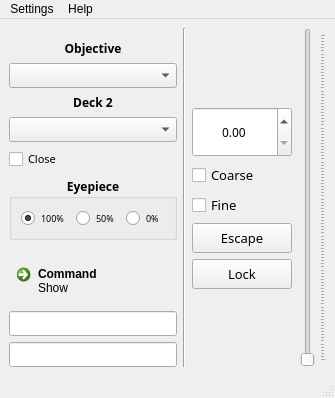
<?xml version="1.0" encoding="UTF-8"?>
<ui version="4.0">
 <class>MainWindow</class>
 <widget class="QMainWindow" name="MainWindow">
  <property name="geometry">
   <rect>
    <x>0</x>
    <y>0</y>
    <width>335</width>
    <height>398</height>
   </rect>
  </property>
  <property name="maximumSize">
   <size>
    <width>525</width>
    <height>600</height>
   </size>
  </property>
  <property name="windowTitle">
   <string>MainWindow</string>
  </property>
  <property name="styleSheet">
   <string notr="true"/>
  </property>
  <widget class="QWidget" name="centralwidget">
   <layout class="QHBoxLayout" name="horizontalLayout_2">
    <item>
     <layout class="QVBoxLayout" name="verticalLayout_4">
      <item>
       <spacer name="verticalSpacer_2">
        <property name="orientation">
         <enum>Qt::Vertical</enum>
        </property>
        <property name="sizeType">
         <enum>QSizePolicy::MinimumExpanding</enum>
        </property>
        <property name="sizeHint" stdset="0">
         <size>
          <width>20</width>
          <height>0</height>
         </size>
        </property>
       </spacer>
      </item>
      <item>
       <widget class="QLabel" name="objLabel">
        <property name="font">
         <font>
          <family>微软雅黑</family>
          <pointsize>9</pointsize>
          <bold>true</bold>
         </font>
        </property>
        <property name="text">
         <string>Objective</string>
        </property>
        <property name="alignment">
         <set>Qt::AlignCenter</set>
        </property>
       </widget>
      </item>
      <item>
       <widget class="QComboBox" name="objSelection">
        <property name="sizePolicy">
         <sizepolicy hsizetype="MinimumExpanding" vsizetype="Fixed">
          <horstretch>0</horstretch>
          <verstretch>0</verstretch>
         </sizepolicy>
        </property>
        <property name="minimumSize">
         <size>
          <width>80</width>
          <height>0</height>
         </size>
        </property>
        <property name="font">
         <font>
          <family>微软雅黑</family>
         </font>
        </property>
       </widget>
      </item>
      <item>
       <widget class="QLabel" name="deckLabel">
        <property name="font">
         <font>
          <family>微软雅黑</family>
          <pointsize>9</pointsize>
          <bold>true</bold>
         </font>
        </property>
        <property name="text">
         <string>Deck 2</string>
        </property>
        <property name="alignment">
         <set>Qt::AlignCenter</set>
        </property>
       </widget>
      </item>
      <item>
       <layout class="QVBoxLayout" name="verticalLayout_3">
        <item>
         <widget class="QComboBox" name="deckSelection">
          <property name="sizePolicy">
           <sizepolicy hsizetype="MinimumExpanding" vsizetype="Fixed">
            <horstretch>0</horstretch>
            <verstretch>0</verstretch>
           </sizepolicy>
          </property>
          <property name="minimumSize">
           <size>
            <width>80</width>
            <height>0</height>
           </size>
          </property>
          <property name="font">
           <font>
            <family>微软雅黑</family>
           </font>
          </property>
         </widget>
        </item>
        <item>
         <layout class="QHBoxLayout" name="horizontalLayout">
          <item>
           <widget class="QCheckBox" name="shutterBox">
            <property name="font">
             <font>
              <family>微软雅黑</family>
              <pointsize>8</pointsize>
             </font>
            </property>
            <property name="text">
             <string>Close</string>
            </property>
           </widget>
          </item>
          <item>
           <spacer name="horizontalSpacer_5">
            <property name="orientation">
             <enum>Qt::Horizontal</enum>
            </property>
            <property name="sizeType">
             <enum>QSizePolicy::MinimumExpanding</enum>
            </property>
            <property name="sizeHint" stdset="0">
             <size>
              <width>0</width>
              <height>20</height>
             </size>
            </property>
           </spacer>
          </item>
         </layout>
        </item>
       </layout>
      </item>
      <item>
       <widget class="QGroupBox" name="eyeBox">
        <property name="enabled">
         <bool>true</bool>
        </property>
        <property name="sizePolicy">
         <sizepolicy hsizetype="Minimum" vsizetype="Fixed">
          <horstretch>0</horstretch>
          <verstretch>0</verstretch>
         </sizepolicy>
        </property>
        <property name="minimumSize">
         <size>
          <width>80</width>
          <height>53</height>
         </size>
        </property>
        <property name="font">
         <font>
          <family>微软雅黑</family>
          <pointsize>9</pointsize>
          <bold>true</bold>
         </font>
        </property>
        <property name="title">
         <string>Eyepiece</string>
        </property>
        <property name="alignment">
         <set>Qt::AlignCenter</set>
        </property>
        <layout class="QHBoxLayout" name="horizontalLayout_3">
         <item>
          <spacer name="horizontalSpacer_2">
           <property name="orientation">
            <enum>Qt::Horizontal</enum>
           </property>
           <property name="sizeType">
            <enum>QSizePolicy::MinimumExpanding</enum>
           </property>
           <property name="sizeHint" stdset="0">
            <size>
             <width>0</width>
             <height>20</height>
            </size>
           </property>
          </spacer>
         </item>
         <item>
          <widget class="QRadioButton" name="eye100">
           <property name="sizePolicy">
            <sizepolicy hsizetype="Minimum" vsizetype="MinimumExpanding">
             <horstretch>0</horstretch>
             <verstretch>0</verstretch>
            </sizepolicy>
           </property>
           <property name="minimumSize">
            <size>
             <width>45</width>
             <height>16</height>
            </size>
           </property>
           <property name="font">
            <font>
             <family>微软雅黑</family>
             <pointsize>7</pointsize>
             <bold>false</bold>
            </font>
           </property>
           <property name="text">
            <string>100%</string>
           </property>
           <property name="iconSize">
            <size>
             <width>0</width>
             <height>0</height>
            </size>
           </property>
           <property name="checked">
            <bool>true</bool>
           </property>
          </widget>
         </item>
         <item>
          <widget class="QRadioButton" name="eye50">
           <property name="sizePolicy">
            <sizepolicy hsizetype="Minimum" vsizetype="MinimumExpanding">
             <horstretch>0</horstretch>
             <verstretch>0</verstretch>
            </sizepolicy>
           </property>
           <property name="minimumSize">
            <size>
             <width>0</width>
             <height>16</height>
            </size>
           </property>
           <property name="font">
            <font>
             <family>微软雅黑</family>
             <pointsize>7</pointsize>
             <bold>false</bold>
            </font>
           </property>
           <property name="text">
            <string>50%</string>
           </property>
          </widget>
         </item>
         <item>
          <widget class="QRadioButton" name="eye0">
           <property name="sizePolicy">
            <sizepolicy hsizetype="Minimum" vsizetype="MinimumExpanding">
             <horstretch>0</horstretch>
             <verstretch>0</verstretch>
            </sizepolicy>
           </property>
           <property name="minimumSize">
            <size>
             <width>0</width>
             <height>16</height>
            </size>
           </property>
           <property name="font">
            <font>
             <family>微软雅黑</family>
             <pointsize>7</pointsize>
             <bold>false</bold>
            </font>
           </property>
           <property name="text">
            <string>0%</string>
           </property>
          </widget>
         </item>
         <item>
          <spacer name="horizontalSpacer_3">
           <property name="orientation">
            <enum>Qt::Horizontal</enum>
           </property>
           <property name="sizeType">
            <enum>QSizePolicy::MinimumExpanding</enum>
           </property>
           <property name="sizeHint" stdset="0">
            <size>
             <width>0</width>
             <height>20</height>
            </size>
           </property>
          </spacer>
         </item>
        </layout>
       </widget>
      </item>
      <item>
       <spacer name="verticalSpacer">
        <property name="orientation">
         <enum>Qt::Vertical</enum>
        </property>
        <property name="sizeType">
         <enum>QSizePolicy::MinimumExpanding</enum>
        </property>
        <property name="sizeHint" stdset="0">
         <size>
          <width>20</width>
          <height>0</height>
         </size>
        </property>
       </spacer>
      </item>
      <item>
       <layout class="QVBoxLayout" name="verticalLayout">
        <item>
         <widget class="QCommandLinkButton" name="cmdBtn">
          <property name="sizePolicy">
           <sizepolicy hsizetype="Expanding" vsizetype="Minimum">
            <horstretch>0</horstretch>
            <verstretch>0</verstretch>
           </sizepolicy>
          </property>
          <property name="minimumSize">
           <size>
            <width>0</width>
            <height>45</height>
           </size>
          </property>
          <property name="text">
           <string>Command</string>
          </property>
          <property name="description">
           <string>Show</string>
          </property>
         </widget>
        </item>
        <item>
         <widget class="QLineEdit" name="lineCmd">
          <property name="font">
           <font>
            <family>微软雅黑</family>
           </font>
          </property>
          <property name="whatsThis">
           <string>&lt;html&gt;&lt;head/&gt;&lt;body&gt;&lt;p&gt;Input command here.&lt;/p&gt;&lt;/body&gt;&lt;/html&gt;</string>
          </property>
          <property name="text">
           <string/>
          </property>
         </widget>
        </item>
        <item>
         <widget class="QLineEdit" name="lineRsp">
          <property name="font">
           <font>
            <family>微软雅黑</family>
           </font>
          </property>
          <property name="whatsThis">
           <string>&lt;html&gt;&lt;head/&gt;&lt;body&gt;&lt;p&gt;Response&lt;/p&gt;&lt;/body&gt;&lt;/html&gt;</string>
          </property>
          <property name="text">
           <string/>
          </property>
          <property name="readOnly">
           <bool>true</bool>
          </property>
         </widget>
        </item>
       </layout>
      </item>
     </layout>
    </item>
    <item>
     <widget class="Line" name="line">
      <property name="orientation">
       <enum>Qt::Vertical</enum>
      </property>
     </widget>
    </item>
    <item>
     <layout class="QHBoxLayout" name="horizontalLayout_6">
      <item>
       <layout class="QVBoxLayout" name="verticalLayout_2">
        <item>
         <spacer name="verticalSpacer_12">
          <property name="orientation">
           <enum>Qt::Vertical</enum>
          </property>
          <property name="sizeHint" stdset="0">
           <size>
            <width>20</width>
            <height>40</height>
           </size>
          </property>
         </spacer>
        </item>
        <item>
         <widget class="QDoubleSpinBox" name="zValue">
          <property name="sizePolicy">
           <sizepolicy hsizetype="MinimumExpanding" vsizetype="Preferred">
            <horstretch>0</horstretch>
            <verstretch>0</verstretch>
           </sizepolicy>
          </property>
          <property name="minimumSize">
           <size>
            <width>100</width>
            <height>50</height>
           </size>
          </property>
          <property name="font">
           <font>
            <family>微软雅黑</family>
            <pointsize>9</pointsize>
            <bold>false</bold>
           </font>
          </property>
          <property name="alignment">
           <set>Qt::AlignCenter</set>
          </property>
          <property name="buttonSymbols">
           <enum>QAbstractSpinBox::UpDownArrows</enum>
          </property>
          <property name="keyboardTracking">
           <bool>false</bool>
          </property>
          <property name="suffix">
           <string/>
          </property>
          <property name="maximum">
           <double>10500.000000000000000</double>
          </property>
          <property name="singleStep">
           <double>0.100000000000000</double>
          </property>
          <property name="stepType">
           <enum>QAbstractSpinBox::DefaultStepType</enum>
          </property>
          <property name="value">
           <double>0.000000000000000</double>
          </property>
         </widget>
        </item>
        <item>
         <widget class="QCheckBox" name="coarseBox">
          <property name="sizePolicy">
           <sizepolicy hsizetype="MinimumExpanding" vsizetype="Fixed">
            <horstretch>0</horstretch>
            <verstretch>0</verstretch>
           </sizepolicy>
          </property>
          <property name="font">
           <font>
            <family>微软雅黑</family>
            <pointsize>10</pointsize>
            <italic>false</italic>
           </font>
          </property>
          <property name="text">
           <string>Coarse</string>
          </property>
         </widget>
        </item>
        <item>
         <widget class="QCheckBox" name="fineBox">
          <property name="sizePolicy">
           <sizepolicy hsizetype="MinimumExpanding" vsizetype="Fixed">
            <horstretch>0</horstretch>
            <verstretch>0</verstretch>
           </sizepolicy>
          </property>
          <property name="font">
           <font>
            <family>微软雅黑</family>
            <pointsize>10</pointsize>
           </font>
          </property>
          <property name="text">
           <string>Fine</string>
          </property>
         </widget>
        </item>
        <item>
         <widget class="QPushButton" name="escapeBtn">
          <property name="sizePolicy">
           <sizepolicy hsizetype="MinimumExpanding" vsizetype="Fixed">
            <horstretch>0</horstretch>
            <verstretch>0</verstretch>
           </sizepolicy>
          </property>
          <property name="minimumSize">
           <size>
            <width>0</width>
            <height>30</height>
           </size>
          </property>
          <property name="font">
           <font>
            <family>微软雅黑</family>
            <pointsize>10</pointsize>
            <bold>false</bold>
           </font>
          </property>
          <property name="text">
           <string>Escape</string>
          </property>
          <property name="checkable">
           <bool>true</bool>
          </property>
         </widget>
        </item>
        <item>
         <widget class="QPushButton" name="lockBtn">
          <property name="minimumSize">
           <size>
            <width>0</width>
            <height>30</height>
           </size>
          </property>
          <property name="font">
           <font>
            <family>微软雅黑</family>
            <pointsize>10</pointsize>
           </font>
          </property>
          <property name="text">
           <string>Lock</string>
          </property>
          <property name="checkable">
           <bool>true</bool>
          </property>
         </widget>
        </item>
        <item>
         <spacer name="verticalSpacer_7">
          <property name="orientation">
           <enum>Qt::Vertical</enum>
          </property>
          <property name="sizeHint" stdset="0">
           <size>
            <width>20</width>
            <height>40</height>
           </size>
          </property>
         </spacer>
        </item>
       </layout>
      </item>
      <item>
       <widget class="QSlider" name="zSlider">
        <property name="sizePolicy">
         <sizepolicy hsizetype="Expanding" vsizetype="Expanding">
          <horstretch>0</horstretch>
          <verstretch>0</verstretch>
         </sizepolicy>
        </property>
        <property name="minimumSize">
         <size>
          <width>20</width>
          <height>0</height>
         </size>
        </property>
        <property name="maximumSize">
         <size>
          <width>40</width>
          <height>16777215</height>
         </size>
        </property>
        <property name="font">
         <font>
          <family>微软雅黑</family>
          <pointsize>11</pointsize>
          <bold>true</bold>
         </font>
        </property>
        <property name="autoFillBackground">
         <bool>true</bool>
        </property>
        <property name="styleSheet">
         <string notr="true"/>
        </property>
        <property name="maximum">
         <number>10500</number>
        </property>
        <property name="value">
         <number>0</number>
        </property>
        <property name="sliderPosition">
         <number>0</number>
        </property>
        <property name="orientation">
         <enum>Qt::Vertical</enum>
        </property>
        <property name="invertedAppearance">
         <bool>false</bool>
        </property>
        <property name="invertedControls">
         <bool>false</bool>
        </property>
        <property name="tickPosition">
         <enum>QSlider::TicksBelow</enum>
        </property>
        <property name="tickInterval">
         <number>100</number>
        </property>
       </widget>
      </item>
     </layout>
    </item>
   </layout>
  </widget>
  <widget class="QStatusBar" name="statusbar"/>
  <widget class="QMenuBar" name="menuBar">
   <property name="geometry">
    <rect>
     <x>0</x>
     <y>0</y>
     <width>335</width>
     <height>21</height>
    </rect>
   </property>
   <widget class="QMenu" name="menuHelp">
    <property name="title">
     <string>Help</string>
    </property>
    <addaction name="actionAbout"/>
    <addaction name="separator"/>
    <addaction name="actionAboutQt"/>
    <addaction name="actionAbout_IX83"/>
    <addaction name="separator"/>
    <addaction name="actionWinPos"/>
   </widget>
   <widget class="QMenu" name="menuSettings">
    <property name="title">
     <string>Settings</string>
    </property>
    <addaction name="actionFocus"/>
    <addaction name="separator"/>
    <addaction name="actionStay_on_Top"/>
    <addaction name="actionLED"/>
    <addaction name="separator"/>
    <addaction name="actionReset_winpos"/>
   </widget>
   <addaction name="menuSettings"/>
   <addaction name="menuHelp"/>
  </widget>
  <action name="actionAbout">
   <property name="text">
    <string>About</string>
   </property>
  </action>
  <action name="actionAboutQt">
   <property name="text">
    <string>About Qt</string>
   </property>
  </action>
  <action name="actionAbout_IX83">
   <property name="text">
    <string>About IX83</string>
   </property>
  </action>
  <action name="actionFocus">
   <property name="text">
    <string>Focus</string>
   </property>
  </action>
  <action name="actionStay_on_Top">
   <property name="checkable">
    <bool>true</bool>
   </property>
   <property name="checked">
    <bool>false</bool>
   </property>
   <property name="text">
    <string>Stay on Top</string>
   </property>
  </action>
  <action name="actionLED">
   <property name="checkable">
    <bool>true</bool>
   </property>
   <property name="checked">
    <bool>true</bool>
   </property>
   <property name="text">
    <string>LED</string>
   </property>
  </action>
  <action name="actionWinPos">
   <property name="text">
    <string>Current WinPos</string>
   </property>
   <property name="toolTip">
    <string>Current window positon</string>
   </property>
  </action>
  <action name="actionReset_winpos">
   <property name="text">
    <string>Reset WinPos</string>
   </property>
   <property name="toolTip">
    <string>Reset window position</string>
   </property>
  </action>
 </widget>
 <tabstops>
  <tabstop>objSelection</tabstop>
  <tabstop>deckSelection</tabstop>
  <tabstop>shutterBox</tabstop>
  <tabstop>eye100</tabstop>
  <tabstop>eye50</tabstop>
  <tabstop>lineCmd</tabstop>
  <tabstop>lineRsp</tabstop>
  <tabstop>zValue</tabstop>
  <tabstop>coarseBox</tabstop>
  <tabstop>fineBox</tabstop>
  <tabstop>zSlider</tabstop>
 </tabstops>
 <resources/>
 <connections/>
</ui>
